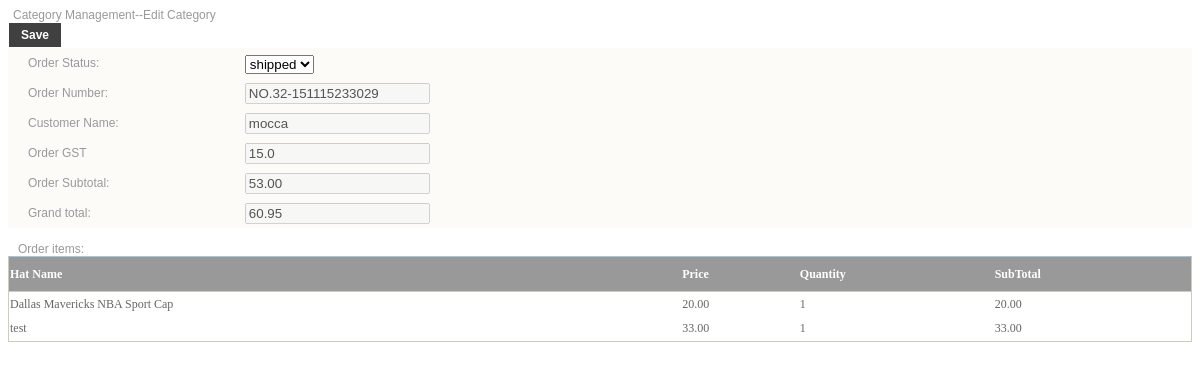
Screenshot of /Admin/EditOrder.php?order_id=30 (signed in) with the database file from the repository.
### tables this page shows
CREATE TABLE IF NOT EXISTS `order` (
  `order_id` int(11) NOT NULL AUTO_INCREMENT,
  `order_number` varchar(20) NOT NULL,
  `order_status` char(7) NOT NULL,
  `order_customer_id` int(11) NOT NULL,
  `order_gst` decimal(3,1) NOT NULL,
  `order_subtotal` decimal(10,2) NOT NULL,
  PRIMARY KEY (`order_id`),
  KEY `order_customer_id` (`order_customer_id`)
);

CREATE TABLE IF NOT EXISTS `customer` (
  `customer_id` int(11) NOT NULL AUTO_INCREMENT,
  `customer_name` varchar(50) NOT NULL,
  `customer_password` varchar(20) NOT NULL,
  `customer_home_phone` varchar(20) DEFAULT NULL,
  `customer_work_phone` varchar(20) DEFAULT NULL,
  `customer_mobile_phone` varchar(20) DEFAULT NULL,
  `customer_fax_number` varchar(20) DEFAULT NULL,
  `customer_email` varchar(50) NOT NULL,
  `customer_status` char(20) NOT NULL,
  PRIMARY KEY (`customer_id`)
);

CREATE TABLE IF NOT EXISTS `order_item` (
  `item_id` int(11) NOT NULL AUTO_INCREMENT,
  `item_hat_id` int(11) NOT NULL,
  `item_order_id` int(11) NOT NULL,
  `item_quantity` int(11) NOT NULL,
  `item_price` decimal(10,2) NOT NULL,
  PRIMARY KEY (`item_id`),
  KEY `item_order_id` (`item_order_id`),
  KEY `item_hat_id` (`item_hat_id`)
);

CREATE TABLE IF NOT EXISTS `hat` (
  `hat_id` int(11) NOT NULL AUTO_INCREMENT,
  `hat_title` varchar(200) NOT NULL,
  `hat_category_id` int(11) NOT NULL,
  `hat_price` decimal(6,2) NOT NULL,
  `hat_description` varchar(1000) NOT NULL,
  `hat_search_keyword` varchar(100) NOT NULL,
  `hat_path` varchar(100) NOT NULL,
  `is_hot_sale` char(3) NOT NULL,
  PRIMARY KEY (`hat_id`),
  KEY `hat_category_id` (`hat_category_id`)
);

### inc/Database.inc.php (called while the page is built, shortened)
<?php
class MyDb{
	var $Host;
	var $UserName;
	var $Password;
	var $Link_ID;
	var $Query_ID;
	var $Records;
	function __construct()
	{
		$this->Host = constant('HOST');
		$this->Database = constant('DATABASE_NAME');
		$this->UserName = constant('USER_NAME');
		$this->Password = constant('PWD');
		$this->Link_ID = 0;
		$this->Query_ID = 0;
		$this->Records = array();
	}
	function Connect()
	{
		if ( 0 == $this->Link_ID )
		{
			$this->Link_ID=mysql_connect($this->Host, $this->UserName , $this-> Password );
			$err = mysql_error();
		}
  }
  function Query($Query_String)
  {
	  	$this->Query_ID = mysql_query($Query_String,$this->Link_ID);
	  	$err = mysql_error();
	  	return $this->Query_ID;
  }
  function GetRecord() {
  	$this->Record = mysql_fetch_array($this->Query_ID);
  	return $this->Record;
  }
  function GetRecords(){
  	$i = 0;
  	while($Row = $this->GetRecord()){
  		$this->Records[$i] = $Row;
  		$i++;
  	}
  	return $this->Records;
  }
}
?>

### inc/BusinessLayer.inc.php (called while the page is built, shortened)
<?php
include_once 'Database.inc.php';
class BaseService{
	function GetRows($sql){
		try{
			$conn = new MyDb();
			$conn->Query($sql);
			$array = $conn->GetRecords();
			if($array){
				return $array;
			}
		}catch (Exception $e){
			$conn->Close();
			echo $e->getMessage();
		}
		return null;
	}
}
?>

### Admin/EditOrder.php (the view, shortened to what this page needs)
<!DOCTYPE html PUBLIC "-//W3C//DTD XHTML 4.01 Transitional//EN" "http://www.w3.org/TR/xhtml1/DTD/xhtml1-transitional.dtd">
<html>
<head >
    <link rel="stylesheet" href="../css/style2.css" type="text/css" />
</head>
<body>
<?php
global $order;
$orderId = $_GET["order_id"];
$service = new OrderService();
$sql = "select *, (round(o.order_subtotal + ( o.order_gst * o.order_subtotal /100 ),2)) AS order_grandtotal from `order` o,customer c where o.order_customer_id = c.customer_id and o.order_id='".$orderId."'";
$orows = $service->GetRows($sql);
if(count($orows)!=0){
	$order = $orows[0];
}
?>
<div id="content" class="float_r">
<table width="100%" border="0" cellspacing="0" cellpadding="0">
		<tr>
			<td>
				<table width="100%" border="0" cellspacing="0" cellpadding="0">
					<tr>
						<td style="width:5px" valign="bottom" class="navigation">&nbsp;
						</td>
						<td valign="bottom" class="navigation">
                            Category Management--Edit Category
						</td>
					</tr>
				</table>
			</td>
		</tr>
	</table>
<form id="editForm" action="DisplayOrder.php" method="post" >
    <table border="0" cellpadding="0" cellspacing="0" width="100%">
		<tr>
			<td>
				<table border="0" cellpadding="0" cellspacing="0" width="100%">
					<tr>
                        <td>
						    <table width="100%" border='0' cellpadding="0" cellspacing="0">
							    <tr>
									<td style="height:26px"  class="toolBar">
                             			<input  type="submit" id="btnSave" name="btnSave" class="submit_btn" onsubmit="return save()" value="Save"/>
									</td>
                                    <td style="height:26px;width:80%" class="toolBar">
									</td>
							  </tr>
                              <tr>
									<td class="typeField" bgcolor="#FCFBF8"  height="30"  >
							     	<span ID="lblStatus" >Order Status:</span>
                                    </td>
                                    <td class="typeField" bgcolor="#FCFBF8"  height="30"  style="width:80%" >
							     	<select id="selStatus" name="selStatus"
                                    class="other100" style="margin-bottom:2px;margin-top:4px;"
                                     onchange="select_change(this.value,'txtEditStatus')">
                                    <option value="shipped" <?php if($order["order_status"]=="shipped"){echo "selected='selected'";}?>>shipped</option>
                                    </select>
                                    <br />
					          	   </td>
					         </tr>
                             <tr>
                                    <td class="typeField" bgcolor="#FCFBF8"  height="30"  >
							     	<span ID="lblOrderId" >Order Number:</span>
                                    </td>
                                    <td class="typeField" bgcolor="#FCFBF8"  height="30"  style="width:80%" >
							     	<input type="text" id="txtEditOrderNumber" name="txtEditOrderNumber"
                                      disabled="disabled" maxlength="20" class="text200" value="<?php echo $order["order_number"]?>" />
					          	   </td>
                             </tr>
                              <tr>
									<td class="typeField" bgcolor="#FCFBF8"  height="30"  >
							     	<span ID="lblTitle" >Customer Name:</span>
                                    </td>
                                    <td class="typeField" bgcolor="#FCFBF8"  height="30"  style="width:80%" >
							     	<input type="text" id="txtEditName" name="txtEditName"
                                      disabled="disabled" maxlength="50" class="text200" value="<?php echo $order["customer_name"]?>" />
					          	   </td>
                                </tr>
                                 <tr>
									<td class="typeField" bgcolor="#FCFBF8"  height="30"  >
							     	<span ID="Label3" >Order GST</span>
                                    </td>
                                    <td class="typeField" bgcolor="#FCFBF8"  height="30"  style="width:80%" >
							     	<input type="text" id="txtEditGst" name="txtEditGst"
                                      disabled="disabled" maxlength="20" class="text100" value="<?php echo $order["order_gst"]?>" />
					          	   </td>
					         </tr>
                              <tr>
									<td class="typeField" bgcolor="#FCFBF8"  height="30"  >
							     	<span ID="lblSubtotal" >Order Subtotal:</span>
                                    </td>
                                    <td class="typeField" bgcolor="#FCFBF8"  height="30"  style="width:80%" >
							     	<input type="text" id="txtEditSubtotal" name="txtEditSubtotal"
                                      disabled="disabled" maxlength="20" class="text200" value="<?php echo $order["order_subtotal"]?>" />
					          	   </td>
                                   </tr>
                                 <tr>
									<td class="typeField" bgcolor="#FCFBF8"  height="30"  >
							     	<span ID="Label4" >Grand total:</span>
                                    </td>
                                    <td class="typeField" bgcolor="#FCFBF8"  height="30"  style="width:80%" >
							     	<input type="text" id="txtEditGrandTotal" name="txtEditGrandTotal"
                                      disabled="disabled" maxlength="20" class="text200" value="<?php echo $order["order_grandtotal"]?>" />
					          	   </td>
					         </tr>
                            </table>
                        </td>
					</tr>
			  </table>
			</td>
		</tr>
    </table>
    </form>
     <?php
    global $orderItems;
    if($order){
    	$itemService = new OrderItemService();
    	$sql = "select o.*, round((o.item_quantity*o.item_price),2) as item_subtotal,h.hat_title from order_item o,hat h where o.item_hat_id=h.hat_id and item_order_id='".$order["order_id"]."'";
    	$orderItems = $itemService->GetRows($sql);
    }
    ?>
    <br/>
    <div id="div1" style="overflow: hidden">
    	<div id="div2">
            <font>&nbsp;&nbsp;&nbsp;Order items:</font>
                <table class="border" id="pgList_gvList" style="color:#333333;width:100%;border-collapse:collapse;">
                    <tr class="tableHeader">
                        <th align='left' scope='col'>Hat Name</th>
                        <th align='left' scope='col'>Price</th>
                        <th align='left' scope='col'>Quantity</th>
                        <th align='left' scope='col'>SubTotal</th>
                    </tr>
                    <?php
                    $i=0;
                    if($orderItems){
	                    foreach( $orderItems as $item ){
							if($i%2==0){
								echo "<tr class='odd'>";
							}else{
								echo "<tr class='even'>";
							}
	                    	echo "<td>".$item["hat_title"]."</td>";
	                    	echo "<td>".$item["item_price"]."</td>";
	                    	echo "<td>".$item["item_quantity"]."</td>";
	                    	echo "<td>".$item["item_subtotal"]."</td>";
	                    	echo "</tr>";
	                    	$i++;
	                    }
                    }
                    ?>
                </table>
     </div>
</body>
</html>

### css/style2.css (style rules this page uses)
.tableHeader { background-color: #999;color: #FFFFFF;font-size: 12px;font-weight: normal;text-align: left;padding-right: 3px;padding-left: 3px;padding-top: 14px;padding-bottom: 4px;margin: 0px;border-top-width: 1px;border-right-width: 0px;border-bottom-width: 1px;border-top-style:solid;border-right-style: solid;border-bottom-style: solid;border-right-color: white;border-bottom-color: #CCCCC0;border-top-color: #A4C7D9;height: 35px;font-family: ncursive; }
.border { border-left-width: 1px;border-top-width: 1px;border-right-width: 1px;border-bottom-width: 1px;border-left-style: solid;border-top-style: solid;border-right-style: solid;border-bottom-style: solid;border-left-color: #CCCCC0;border-right-color: #CCCCC0;border-bottom-color: #CCCCC0;border-top-color: #CCCCC0; }
.odd { background-color: #fff;font-size: 12px;height: 25px;font-family: ncursive;color: #666666; }
.even { background-color: #FFFFFF;font-size: 12px;height: 25px;font-family: ncursive;color: #666666; }
body { color: #999; font-family: Tahoma, Geneva, sans-serif; font-size: 12px; }
.submit_btn { padding: 5px 12px; text-align: center; text-decoration: none; font-weight: bold; background-color: #404040; border: 1px solid #fff; color: #fff; font-size:12px; cursor: pointer; }

### Admin/EditOrder.php (style rules this page uses)
.submit_btn { padding: 5px 12px; text-align: center; text-decoration: none; font-weight: bold; background-color: #404040; border: 1px solid #fff; color: #fff; font-size:12px; cursor: pointer; }

### rows the page displays
order: selStatus "shipped", txtEditOrderNumber "NO.32-151115233029", txtEditName "mocca", txtEditGst "15.0", txtEditSubtotal "53.00"
order_item: item_hat.hat_title "Dallas Mavericks NBA Sport Cap", item_price "20.00", item_quantity "1", item_subtotal "20.00"
order_item: item_hat.hat_title "test", item_price "33.00", item_quantity "1", item_subtotal "33.00"
